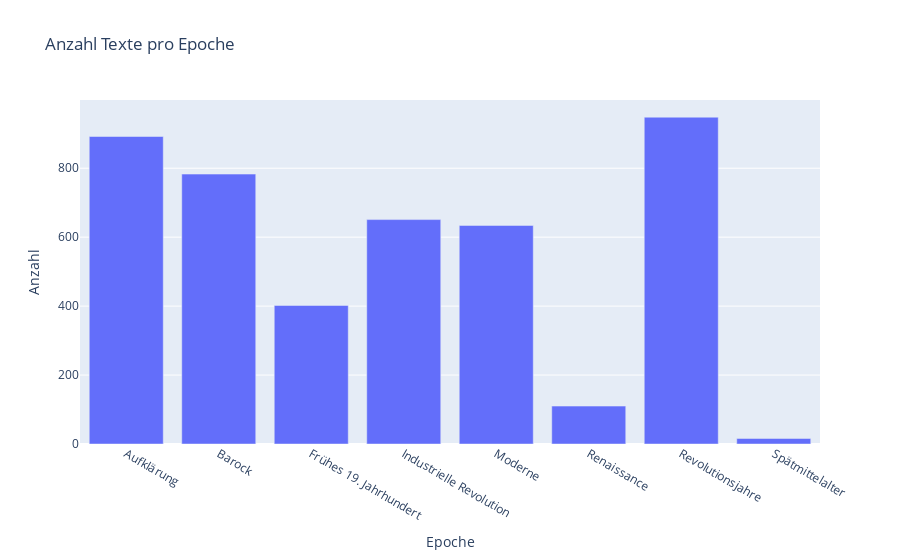

Write notebook code for a chart like this one.
### Markdown cell above
Nun kann eine neue Visualisierung gemäss diesen Epochen gemacht werden, in der Form einer Bar-Chart.

### Code cell
import plotly.graph_objects as go
import sqlite3
import pandas as pd

con = sqlite3.connect("Datenbank.db")
query = """SELECT zeitstratum FROM my_data"""

df = pd.read_sql_query(query, con)

con.close()

epoch_count = df.groupby("zeitstratum").size().reset_index(name="count")

fig = go.Figure(data=[go.Bar(name="Texte pro Epoche", x=epoch_count["zeitstratum"], y=epoch_count["count"])])

fig.update_layout(
    title="Anzahl Texte pro Epoche",
    xaxis_title="Epoche",
    yaxis_title="Anzahl",
    hovermode="x"
)

fig.show()

### Figure 1 — Plotly figure (JSON) as saved in the notebook; plotly's stock layout.template omitted (floating-point values rounded to 4 significant figures)
{"data": [{"name": "Texte pro Epoche", "type": "bar", "x": ["Aufklärung", "Barock", "Frühes 19. Jahrhundert", "Industrielle Revolution", "Moderne", "Renaissance", "Revolutionsjahre", "Spätmittelalter"], "y": [892, 783, 402, 651, 634, 110, 948, 16]}], "layout": {"hovermode": "x", "title": {"text": "Anzahl Texte pro Epoche"}, "xaxis": {"title": {"text": "Epoche"}}, "yaxis": {"title": {"text": "Anzahl"}}}}
